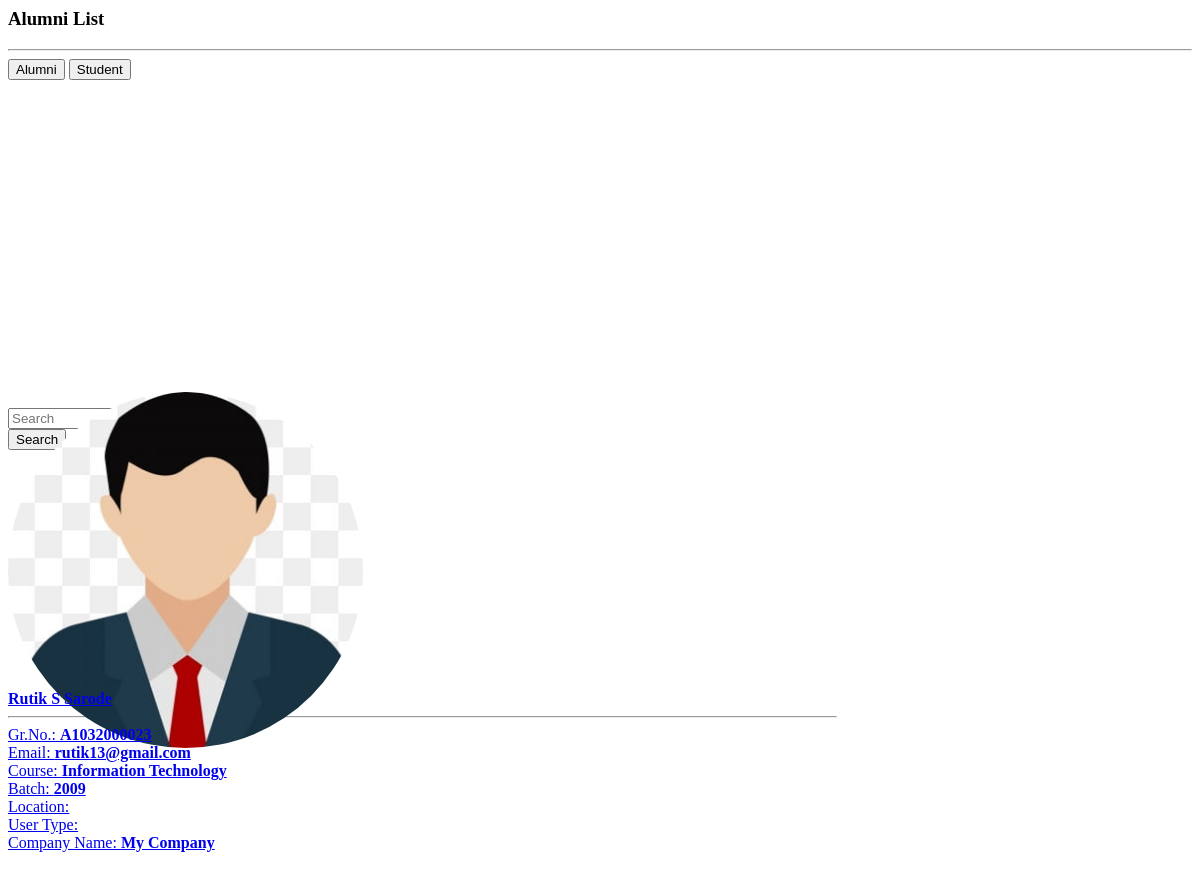
Page /alumni_list.php (signed in) on the committed database.
### tables this page shows
CREATE TABLE `alumnus_bio` (
  `id` int(30) NOT NULL,
  `gr_no` varchar(12) NOT NULL,
  `firstname` varchar(200) NOT NULL,
  `middlename` varchar(200) NOT NULL,
  `lastname` varchar(200) NOT NULL,
  `gender` varchar(10) NOT NULL,
  `batch` year(4) NOT NULL,
  `course_id` int(30) NOT NULL,
  `email` varchar(250) NOT NULL,
  `connected_to` text NOT NULL,
  `avatar` text NOT NULL,
  `status` tinyint(1) NOT NULL DEFAULT 0 COMMENT '0= Unverified, 1= Verified',
  `date_created` date NOT NULL DEFAULT current_timestamp(),
  PRIMARY KEY (`id`)
);

CREATE TABLE `courses` (
  `id` int(30) NOT NULL,
  `course` text NOT NULL,
  `about` text NOT NULL
);

### alumni_list.php (the view, shortened to what this page needs)
<?php
include 'admin/db_connect.php';
?>
<?php if(isset($_SESSION['login_id'])): ?>
    <header class="masthead">
    <div class="container-fluid h-100">
        <div class="row h-100 align-items-center justify-content-center text-center">
            <div class="col-lg-8 align-self-end mb-4 page-title">
                <h3 class="text-white">Alumni List</h3>
                <hr class="divider my-4" />
                <button class="btn btn-primary filter-btn" data-filter="alumni">Alumni</button>
                <button class="btn btn-primary filter-btn" data-filter="student">Student</button>
            </div>
        </div>
    </div>
</header>
    <div class="container">
        <div class="card mb-4 mt-4">
            <div class="card-body">
                <div class="row">
                <div class="col-md-8">
                        <div class="input-group mb-3">
                        </div>
                    </div>
                    <div class="col-md-4">
                        <button class="btn btn-primary btn-block btn-sm" id="searchButton">Search</button>
                    </div>
                </div>
            </div>
        </div>
    </div>
    <div class="container-fluid mt-3 pt-2">
    <div class="row-items d-flex flex-wrap justify-content-between">
        <?php
        $alumni = $conn->query("SELECT a.*, c.course, CONCAT(a.firstname,' ',a.middlename,' ',a.lastname) as name
        FROM alumnus_bio a
        INNER JOIN courses c ON c.id = a.course_id
        WHERE a.status = 1  -- Add this condition to filter verified alumni
        ORDER BY name ASC");
        while($row = $alumni->fetch_assoc()):
        ?>
        <div class="col-md-4 item" style="flex: 0 0 auto;">
            <a href="index.php?page=alumni-details&gr_no=<?php echo $row['gr_no'] ?>" class="card alumni-list" data-id="<?php echo $row['gr_no'] ?>" data-usertype="<?php echo $row['user_type'] ?>">
                <div class="alumni-img" card-img-top>
                <?php if (empty($row['avatar'])): ?>
                    <img src="http://localhost/project3/alumni/admin/assets/uploads/1602730260_avatar.jpg" class="img-fluid" style="width: 100%; height: auto;" >
                <?php else: ?>
                    <?php
                    $avatar_path = 'admin/assets/uploads/' . $row['gr_no'] . '.' . pathinfo($row['avatar'], PATHINFO_EXTENSION);
                    if (file_exists($avatar_path)) {
                        ?>
                        <img src="<?php echo $avatar_path ?>" class="img-fluid" alt="Avatar" style="width: 100%; height: auto;">
                    <?php } else { ?>
                        <img src="http://localhost/project3/alumni/admin/assets/uploads/1602730260_avatar.jpg" class="img-fluid" style="width: 100%; height: auto;" >
                    <?php } ?>
                <?php endif; ?>
                </div>
                <div class="card-body">
                    <div class="row align-items-center h-100">
                        <div class="">
                            <div>
                                <p class="filter-txt"><b><?php echo $row['name'] ?></b></p>
                                <hr class="divider w-100" style="max-width: calc(100%)">
                                <p class="filter-txt">Gr.No.: <b><?php echo $row['gr_no'] ?></b></p>
                                <p class="filter-txt">Email: <b><?php echo $row['email'] ?></b></p>
                                <p class="filter-txt">Course: <b><?php echo $row['course'] ?></b></p>
                                <p class="filter-txt">Batch: <b><?php echo $row['batch'] ?></b></p>
                                <p class="filter-txt">Location: <b><?php echo $row['location'] ?></b></p>
                                <p class="filter-txt">User Type: <b><?php echo $row['user_type'] ?></b></p>
                                <?php if (!empty($row['connected_to'])): ?>
                                    <p class="filter-txt">Company Name: <b><?php echo $row['connected_to'] ?></b></p>
                                <?php endif; ?>
                            </div>
                        </div>
                    </div>
                </div>
            </a>
            <br>
        </div>
        <?php endwhile; ?>
    </div>
</div>
<?php endif; ?>

### alumni_list.php (style rules this page uses)
.alumni-list { cursor: pointer; border: unset; flex-direction: inherit; }
.alumni-img { width: calc(30%); max-height: 30vh; display: flex; align-items: center; justify-content: center; }
.alumni-list .card-body { width: calc(70%); }
.alumni-img img { border-radius: 100%; max-height: calc(100%); max-width: calc(100%); }
header.masthead,header.masthead:before { min-height: 50vh !important; height: 50vh !important }
.row-items { position: relative; }
.masthead { min-height: 23vh !important; height: 23vh !important; }
.masthead:before { min-height: 23vh !important; height: 23vh !important; }
.alumni-list p { margin:unset; }

### rows in the picture
alumnus_bio: name "Rutik S Sarode", gr_no "A1032000023", email "rutik13@gmail.com", course.course "Information Technology", batch "2009", connected_to "My Company"
